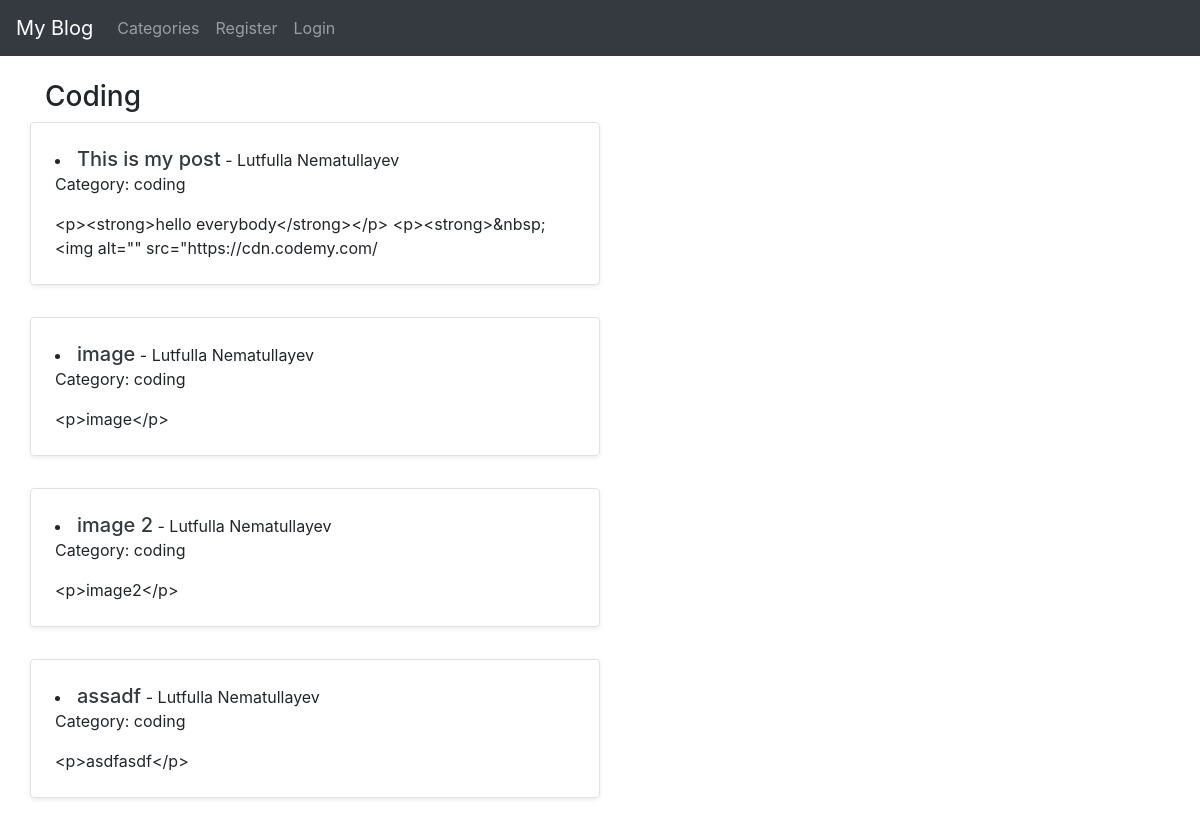
/category/coding/, run on the app's committed database.
### theblog/models.py (models this page shows, shortened)
class Post(models.Model):
    title = models.CharField(max_length=255)
    header_image = models.ImageField(null=True, blank=True, upload_to='images/')
    title_tag = models.CharField(max_length=255, default='Blog')
    author = models.ForeignKey(User, on_delete=models.CASCADE)
    body = RichTextField(blank=True, null=True)
    added_date = models.DateTimeField(auto_now_add=True)
    category = models.CharField(max_length=255, default='coding')
    snippet = models.CharField(max_length=255)
    likes = models.ManyToManyField(User, related_name='blog_posts')

### theblog/views.py (the view)
# urls.py: path('category/<str:cats>/', CategoryView, name='category'),
def CategoryView(request, cats):
    category_posts = Post.objects.filter(category=cats)
    return render(request, 'categories.html', {'cats': cats.title(), 'category_posts': category_posts})

### theblog/templates/categories.html (shortened to what this page needs)
{% extends 'base.html' %}
{% block content %}
{% if category_posts %}
<h3>{{ cats }}</h3>
    {% for post in category_posts %}
        <div class="row mb-2">
            <div class="col-md-6">
                <div class="row g-0 border rounded overflow-hidden flex-md-row mb-4 shadow-sm h-md-250 position-relative">
                    <div class="col p-4 d-flex flex-column position-static">
                        <li><a href="{% url 'article-detail' post.pk %}" class="text-dark h5">{{ post.title }}</a> - {{ post.author.first_name }} {{ post.author.last_name }}
                            <p>Category: {{ post.category }}</p>
                        {{ post.body | slice:"100" }}</li>
                    </div>
                </div>
            </div>
        </div>
    {% endfor %}
{% else %}
    <h4>This category does not exists...!</h4>
{% endif %}
{% endblock %}

### theblog/templates/base.html (shortened to what this page needs)
<!doctype html>
<html lang="en">
  <head>
    <link rel="stylesheet" href="https://cdn.jsdelivr.net/npm/bootstrap@4.4.1/dist/css/bootstrap.min.css">
  </head>
  <body>
    <nav class="navbar navbar-expand-lg navbar-dark bg-dark">
  <a class="navbar-brand" href="{% url 'home' %}">My Blog</a>
  <div class="collapse navbar-collapse" id="navbarSupportedContent">
    <ul class="navbar-nav mr-auto">
        {% if cat_menu %}
        <li class="nav-item dropdown">
        <a class="nav-link dropdown-toggle" href="#" id="navbarDropdown" role="button" data-toggle="dropdown" aria-haspopup="true" aria-expanded="false">
          Categories
        </a>
        <div class="dropdown-menu" aria-labelledby="navbarDropdown">
            {% for item in cat_menu %}
            <a class="dropdown-item" href="{% url 'category' item %}">{{ item }}</a>
            {% endfor %}
        </div>
      </li>
        {% else %}
            <li class="nav-item">
            <a class="nav-link" href="{% url 'category-list' %}">Categories</a>
          </li>
        {% endif %}
      {% if user.is_authenticated %}
          <li class="nav-item">
            <a class="nav-link" href="{% url 'add_post' %}">Add Post</a>
          </li>
          <li class="nav-item">
            <a class="nav-link" href="{% url 'add_category' %}">Add Category</a>
          </li>
            <li class="nav-item">
            <a class="nav-link" href="{% url 'edit_profile' %}">Edit Profile</a>
          </li>
          <li class="nav-item">
            <a class="nav-link" href="{% url 'logout' %}">Logout</a>
          </li>
      {% else %}
          <li class="nav-item">
            <a class="nav-link" href="{% url 'register' %}">Register</a>
          </li>
          <li class="nav-item">
            <a class="nav-link" href="{% url 'login' %}">Login</a>
          </li>
      {% endif %}
    </ul>
  </div>
</nav>
    <br/>
    <div class="container">
      {% block content %}
      {% endblock %}
    </div>
  </body>
</html>

### data on the page
Post: title "This is my post", author.first_name "Lutfulla", author.last_name "Nematullayev", category "coding", body "<p><strong>hello everybody</strong></p> <p><strong>&nbsp;<img alt=\"\" src=\"https://cdn.codemy.com/"
Post: title "image", author.first_name "Lutfulla", author.last_name "Nematullayev", category "coding", body "<p>image</p>"
Post: title "image 2", author.first_name "Lutfulla", author.last_name "Nematullayev", category "coding", body "<p>image2</p>"
Post: title "assadf", author.first_name "Lutfulla", author.last_name "Nematullayev", category "coding", body "<p>asdfasdf</p>"

### other printed values
{{ cats }} "Coding"
